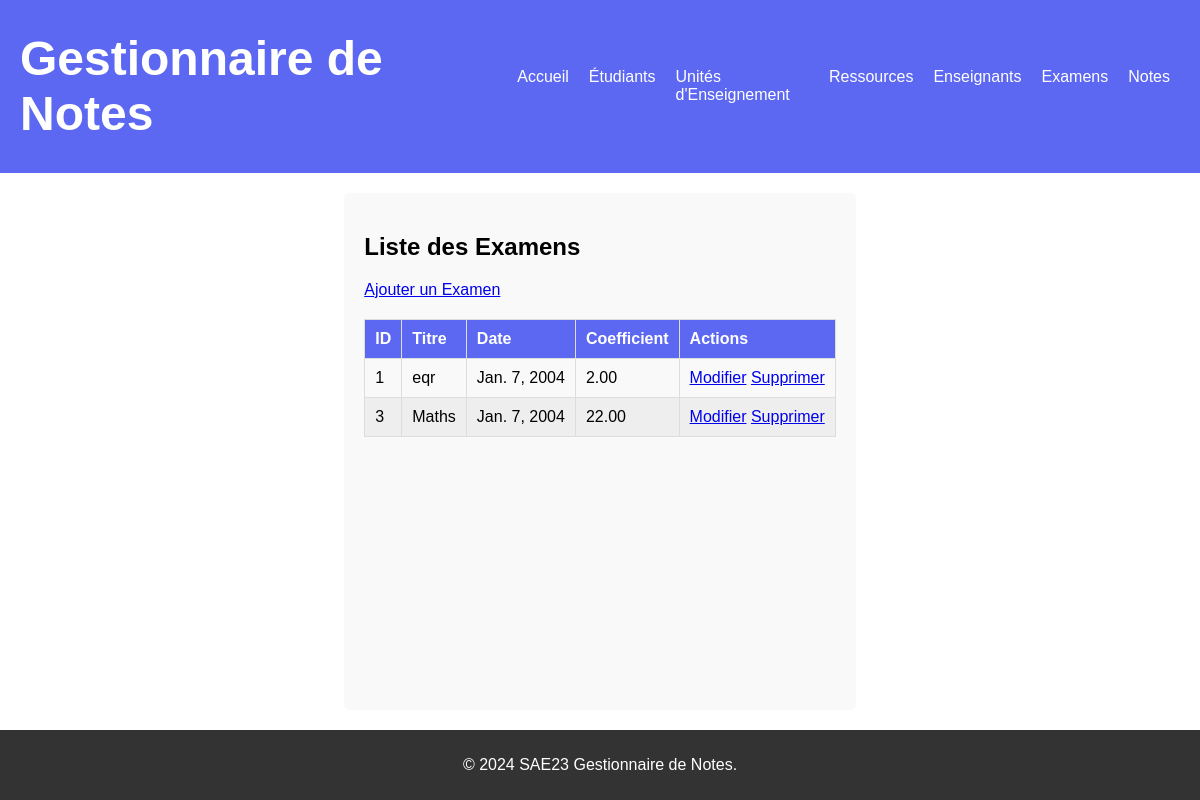
The page /examens/ on the database its author committed.
### gestionnaire_de_notes/models.py (models this page shows, shortened)
class Examen(models.Model):
    id = models.AutoField(primary_key=True)
    titre = models.CharField(max_length=100)
    date = models.DateField()
    coefficient = models.DecimalField(max_digits=5, decimal_places=2)
    ressource_ue = models.ForeignKey('RessourceUE', on_delete=models.CASCADE, default=1)

### gestionnaire_de_notes/views.py (the view)
# urls.py: path('examens/', views.examen_list, name='examen_list'),
def examen_list(request):
    examens = Examen.objects.all()
    return render(request, 'gestionnaire_de_notes/Examen/liste.html', {'examens': examens})

### gestionnaire_de_notes/templates/gestionnaire_de_notes/Examen/liste.html (shortened to what this page needs)
{% extends 'gestionnaire_de_notes/main.html' %}
{% block content %}
    <h2>Liste des Examens</h2>
    <a href="{% url 'examen_create' %}">Ajouter un Examen</a>
    <table>
        <thead>
            <tr>
                <th>ID</th>
                <th>Titre</th>
                <th>Date</th>
                <th>Coefficient</th>
                <th>Actions</th>
            </tr>
        </thead>
        <tbody>
            {% for examen in examens %}
                <tr>
                    <td>{{ examen.id }}</td>
                    <td>{{ examen.titre }}</td>
                    <td>{{ examen.date }}</td>
                    <td>{{ examen.coefficient }}</td>
                    <td>
                        <a href="{% url 'examen_update' examen.pk %}">Modifier</a>
                        <a href="{% url 'examen_delete' examen.pk %}">Supprimer</a>
                    </td>
                </tr>
            {% endfor %}
        </tbody>
    </table>
{% endblock %}

### gestionnaire_de_notes/static/gestionnaire_de_notes/style.css (style rules this page uses)
html, body { height: 100%; margin: 0; padding: 0; font-family: Arial, sans-serif; }
body { display: flex; flex-direction: column; }
table { width: 100%; border-collapse: collapse; margin-top: 20px; }
th, td { padding: 10px; border: 1px solid #ddd; text-align: left; }
th { background-color: #5c67f2; color: white; }
td { background-color: #f9f9f9; }
tr:nth-child(even) td { background-color: #eee; }

### rows shown on the page
Examen: id "1", titre "eqr", date "Jan. 7, 2004", coefficient "2.00"
Examen: id "3", titre "Maths", date "Jan. 7, 2004", coefficient "22.00"
